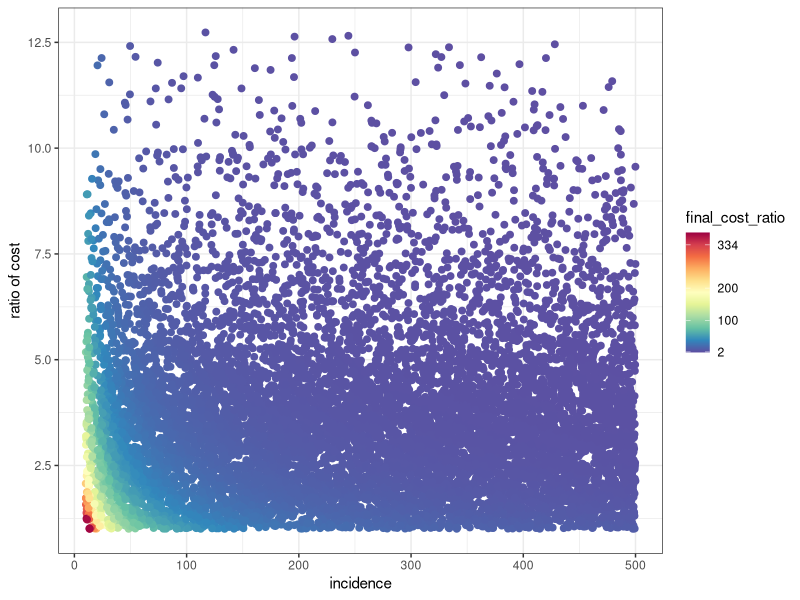
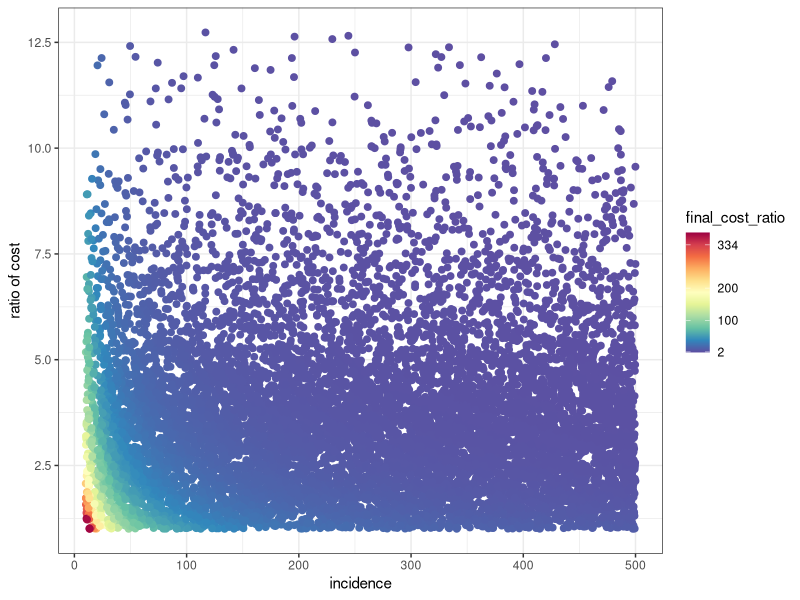

R code for these plots, in order:
require(ggplot2)
library("RColorBrewer")

setwd("V:/carolinet/Rabies")

cost_ratio <- vector()
v_cost_ratio <- vector()
incidence <- vector()

birth_cohort <- 100000
immunity_duration <- 10

for(i in 1:10000){

cost_PrEP_birth <- runif(1,5,20)
cost_PEP_2 <- cost_PrEP_birth

cost_PEP_4 <- cost_PrEP_birth + cost_PEP_2 + runif(1,0,120)

cost_ratio[i] <- cost_PEP_4/(cost_PrEP_birth + cost_PEP_2)
 
incidence[i] <- runif(1,10,500)

v_cost_PrEP_birth <- cost_PrEP_birth*birth_cohort
v_cost_PEP_2 <- incidence[i]*immunity_duration*cost_PEP_2

v_cost_PEP_4 <- incidence[i]*immunity_duration*cost_PEP_4

v_cost_ratio[i] <- (v_cost_PrEP_birth + v_cost_PEP_2)/v_cost_PEP_4

}


alldata <- data.frame(incidence = incidence, cost_ratio = cost_ratio, final_cost_ratio = v_cost_ratio)


myPalette <- colorRampPalette(rev(brewer.pal(11, "Spectral")))
my.labels <- c(ceiling(1.5*min(alldata$final_cost_ratio)),100,200, floor(0.9*max(alldata$final_cost_ratio)))
sc <- scale_colour_gradientn(colours = myPalette(200), limits=c(min(v_cost_ratio), max(v_cost_ratio)), breaks=my.labels, labels=my.labels)

ggplot(alldata) + geom_point(aes(x = incidence, y = cost_ratio, color = final_cost_ratio), size=2) + sc + ylab("ratio of cost") + theme_bw()

ggsave("rabies_tradeoff.png")